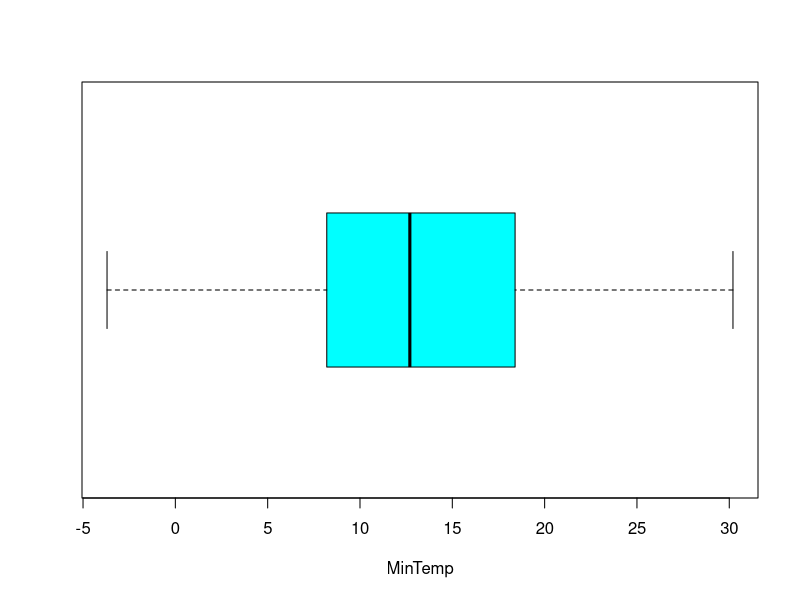
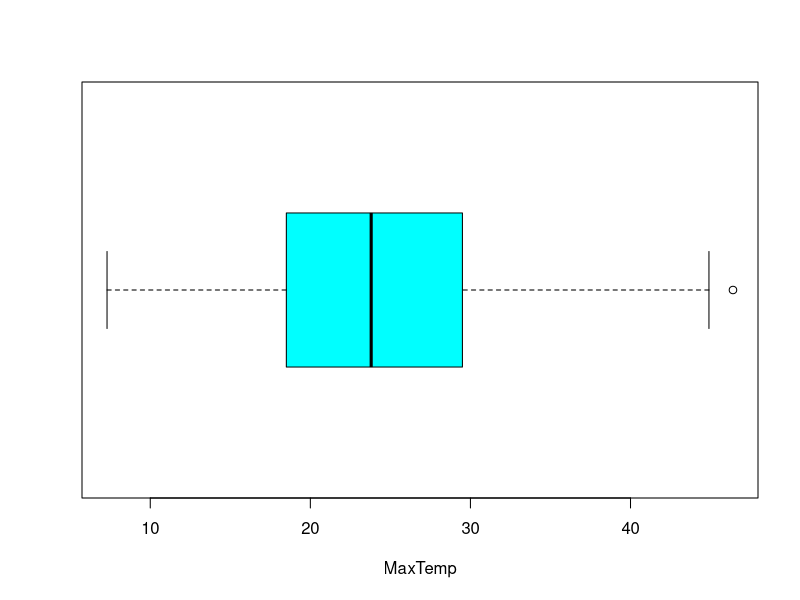
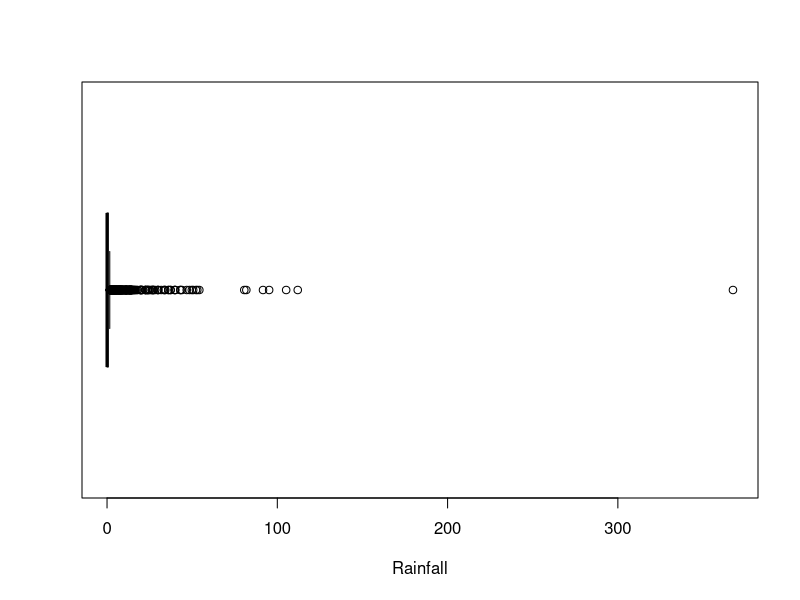
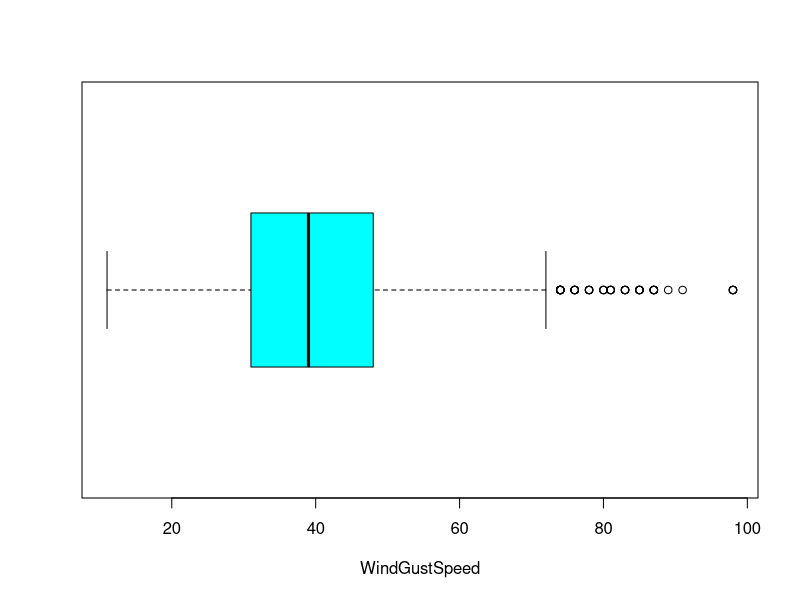
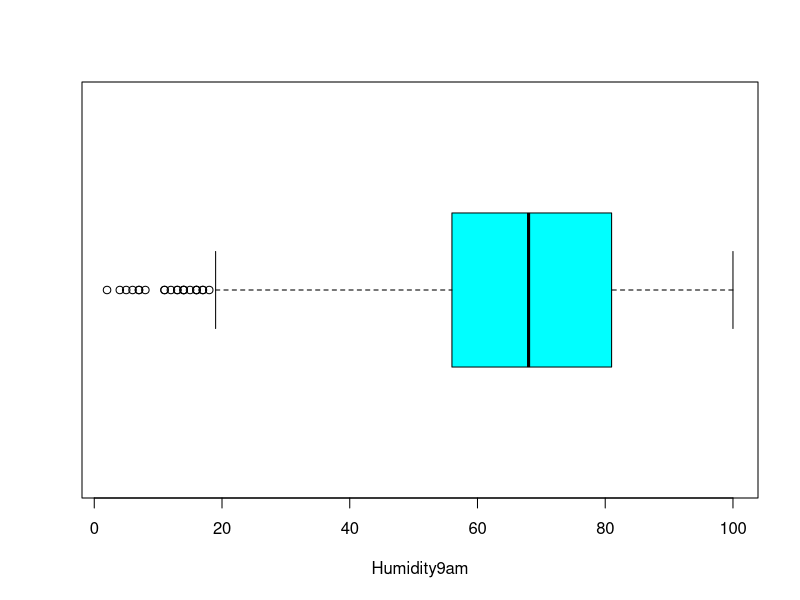
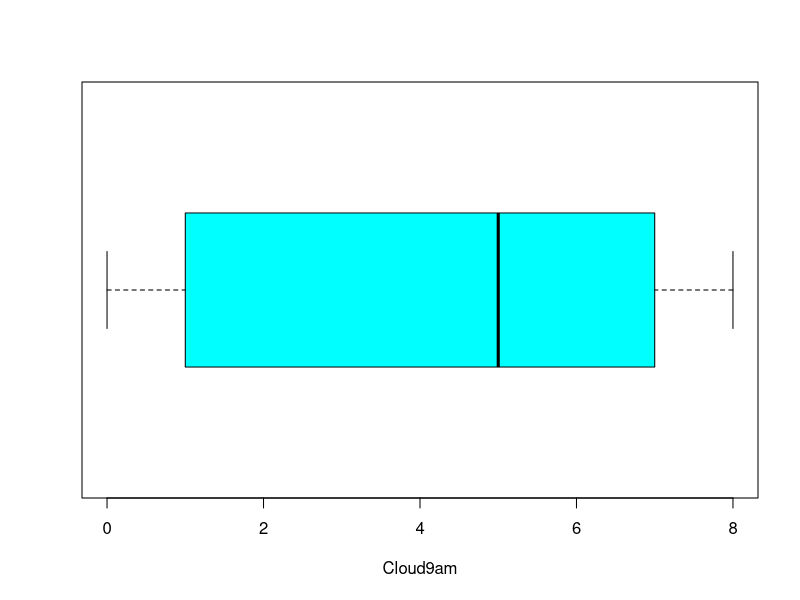
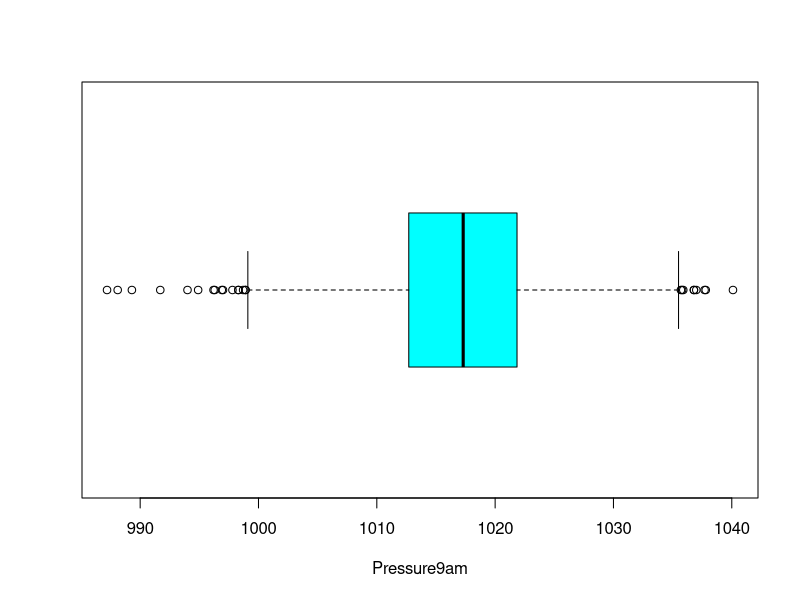
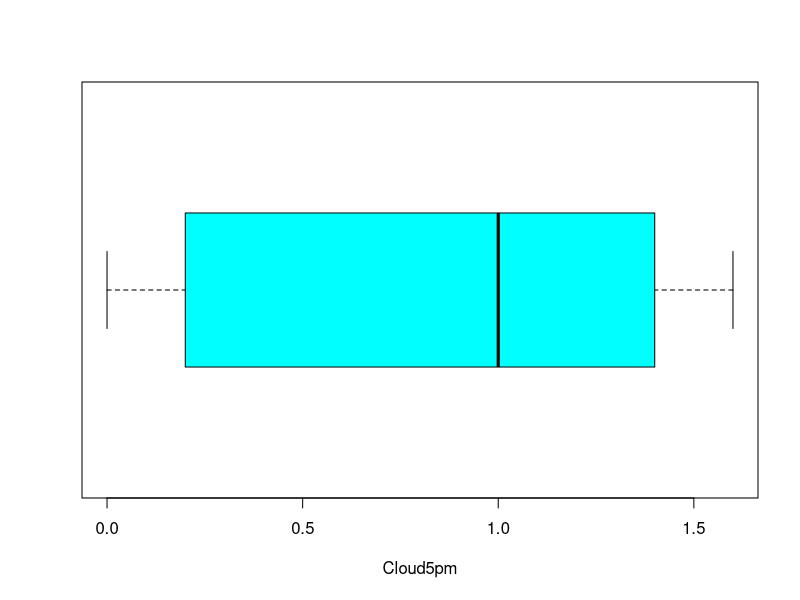

Recreate these plots in R, in order.
## ---- chunk 1

data<-read.csv("weather_data_train.csv", header=TRUE)

## ---- chunk 2

dim(data)

## ---- chunk 3

summary(data)

## ---- chunk 4
str(data)
## ---- chunk 5
for (i in names(data)) {
  col <- data[[i]]
  uniques <- unique(col)
  cnt <- length(uniques)
  cat('Za atribut', i, 'imamo', cnt, 'različitih vrijednosti\n');
}
## ---- chunk 6
colSums(is.na(data)) 
## ---- chunk 7
IQR(data$MinTemp, na.rm=TRUE)
IQR(data$MaxTemp, na.rm=TRUE)
IQR(data$Rainfall, na.rm=TRUE)
IQR(data$WindGustSpeed, na.rm=TRUE)
IQR(data$Humidity9am, na.rm=TRUE)
IQR(data$Cloud9am, na.rm=TRUE)
IQR(data$Pressure9am, na.rm=TRUE)
IQR(data$Cloud5pm, na.rm=TRUE)
## ---- chunk 8
range(data$MinTemp, na.rm=TRUE)
range(data$MaxTemp, na.rm=TRUE)
range(data$Rainfall, na.rm=TRUE)
range(data$WindGustSpeed, na.rm=TRUE)
range(data$Humidity9am, na.rm=TRUE)
range(data$Cloud9am, na.rm=TRUE)
range(data$Pressure9am, na.rm=TRUE)
range(data$Cloud5pm, na.rm=TRUE)
## ---- chunk 9
library(statip)
midrange(data$MinTemp, na_rm=TRUE)
midrange(data$MaxTemp, na_rm=TRUE)
midrange(data$Rainfall, na_rm=TRUE)
midrange(data$WindGustSpeed, na_rm=TRUE)
midrange(data$Humidity9am, na_rm=TRUE)
midrange(data$Cloud9am, na_rm=TRUE)
midrange(data$Pressure9am, na_rm=TRUE)
midrange(data$Cloud5pm, na_rm=TRUE)
## ---- chunk 10
getmode <- function(v) {
 uniqv <- unique(v)
 uniqv[which.max(tabulate(match(v, uniqv)))]
}

getmode(data$MinTemp)
getmode(data$MaxTemp)
getmode(data$Rainfall)
getmode(data$WindGustSpeed)
getmode(data$Humidity9am)
getmode(data$Cloud9am)
getmode(data$Pressure9am)
getmode(data$Cloud5pm)

## ---- chunk 11
sd(data$MinTemp, na.rm=TRUE)
sd(data$MaxTemp, na.rm=TRUE)
sd(data$Rainfall, na.rm=TRUE)
sd(data$WindGustSpeed, na.rm=TRUE)
sd(data$Humidity9am, na.rm=TRUE)
sd(data$Cloud9am, na.rm=TRUE)
sd(data$Pressure9am, na.rm=TRUE)
sd(data$Cloud5pm, na.rm=TRUE)
## ---- chunk 12
var(data$MinTemp, na.rm=TRUE)
var(data$MaxTemp, na.rm=TRUE)
var(data$Rainfall, na.rm=TRUE)
var(data$WindGustSpeed, na.rm=TRUE)
var(data$Humidity9am, na.rm=TRUE)
var(data$Cloud9am, na.rm=TRUE)
var(data$Pressure9am, na.rm=TRUE)
var(data$Cloud5pm, na.rm=TRUE)
## ---- chunk 13
boxplot(data$MinTemp, horizontal = TRUE, col = 'cyan', xlab = 'MinTemp')
## ---- chunk 14
boxplot(data$MaxTemp, horizontal = TRUE, col = 'cyan', xlab = 'MaxTemp')
## ---- chunk 15
boxplot(data$Rainfall, horizontal = TRUE, col = 'cyan', xlab = 'Rainfall')
## ---- chunk 16
boxplot(data$WindGustSpeed, horizontal = TRUE, col = 'cyan', xlab = 'WindGustSpeed')
## ---- chunk 17
boxplot(data$Humidity9am, horizontal = TRUE, col = 'cyan', xlab = 'Humidity9am')
## ---- chunk 18
boxplot(data$Cloud9am, horizontal = TRUE, col = 'cyan', xlab = 'Cloud9am')
## ---- chunk 19
boxplot(data$Pressure9am, horizontal = TRUE, col = 'cyan', xlab = 'Pressure9am')
## ---- chunk 20
boxplot(data$Cloud5pm, horizontal = TRUE, col = 'cyan', xlab = 'Cloud5pm')
## ---- chunk 21
library(ggplot2)

ggplot(data, aes(x = MinTemp, fill = RainTomorrow)) + 
  geom_density(alpha = 0.6) +
  labs(x = "MinTemp", y = "") +
  ggtitle("Padavina kiše u odnosu na min temperaturu") +
  scale_fill_manual(values = c("rosybrown3","lightsteelblue3")) + theme_classic()

ggplot(data, aes(x = MaxTemp, fill = RainTomorrow)) + 
  geom_density(alpha = 0.6) +
  labs(x = "MaxTemp", y = "") +
  ggtitle("Padavina kiše u odnosu na max temperaturu") +
  scale_fill_manual(values = c("rosybrown3","lightsteelblue3")) + theme_classic()


ggplot(data, aes(x = Rainfall, fill = RainTomorrow)) + 
  geom_density(alpha = 0.6) +
  labs(x = "Rainfall", y = "") +
  ggtitle("Padavina kiše u odnosu na max temperaturu") +
  scale_fill_manual(values = c("rosybrown3","lightsteelblue3")) + theme_classic()


ggplot(data, aes(x = WindGustSpeed, fill = RainTomorrow)) + 
  geom_density(alpha = 0.6) +
  labs(x = "WindGustSpeed", y = "") +
  ggtitle("Padavina kiše u odnosu na max temperaturu") +
  scale_fill_manual(values = c("rosybrown3","lightsteelblue3")) + theme_classic()



ggplot(data, aes(x = Humidity9am, fill = RainTomorrow)) + 
  geom_density(alpha = 0.6) +
  labs(x = "Humidity9am", y = "") +
  ggtitle("Padavina kiše u odnosu na max temperaturu") +
  scale_fill_manual(values = c("rosybrown3","lightsteelblue3")) + theme_classic()



ggplot(data, aes(x = Cloud9am, fill = RainTomorrow)) + 
  geom_density(alpha = 0.6) +
  labs(x = "Cloud9am", y = "") +
  ggtitle("Padavina kiše u odnosu na max temperaturu") +
  scale_fill_manual(values = c("rosybrown3","lightsteelblue3")) + theme_classic()



ggplot(data, aes(x = Pressure9am, fill = RainTomorrow)) + 
  geom_density(alpha = 0.6) +
  labs(x = "Pressure9am", y = "") +
  ggtitle("Padavina kiše u odnosu na max temperaturu") +
  scale_fill_manual(values = c("rosybrown3","lightsteelblue3")) + theme_classic()




ggplot(data, aes(x = Cloud5pm, fill = RainTomorrow)) + 
  geom_density(alpha = 0.6) +
  labs(x = "Cloud5pm", y = "") +
  ggtitle("Padavina kiše u odnosu na max temperaturu") +
  scale_fill_manual(values = c("rosybrown3","lightsteelblue3")) + theme_classic()
